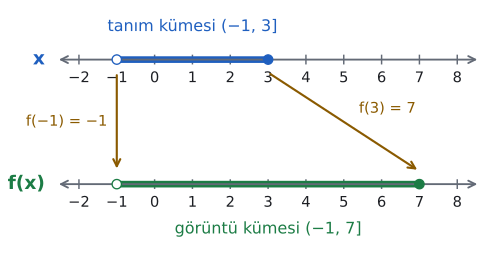

Python code for this plot:
import sys; sys.path.insert(0, "tools")
from cizim import *

# f(x) = 2x + 1, tanım kümesi (−1, 3]. f(−1) = −1 (dahil değil), f(3) = 7 (dahil). Görüntü kümesi (−1, 7].
fig, ax = sekil(6, 3.3)
ax.axis("off"); ax.set_xlim(-2.8, 9.0); ax.set_ylim(-1.3, 3.4)

def dogru(y, a, b, renk, ad):
    ax.annotate("", xy=(b + 0.6, y), xytext=(a - 0.6, y), arrowprops=dict(arrowstyle="<->", color=SOLUK, lw=1.4))
    for t in range(a, b + 1):
        ax.plot([t, t], [y - 0.08, y + 0.08], color=SOLUK, lw=1.1)
        ax.text(t, y - 0.22, str(t).replace("-", "−"), ha="center", va="top", fontsize=11, color=YAZI)
    ax.text(a - 0.9, y, ad, ha="right", va="center", fontsize=14, color=renk, fontweight="bold")

dogru(2.4, -2, 8, MAVI, "x")
dogru(0.0, -2, 8, YESIL, "f(x)")
ax.plot([-1, 3], [2.4, 2.4], color=MAVI, lw=5, solid_capstyle="butt")
nokta(ax, -1, 2.4, renk=MAVI, dolu=False); nokta(ax, 3, 2.4, renk=MAVI)
ax.plot([-1, 7], [0, 0], color=YESIL, lw=5, solid_capstyle="butt")
nokta(ax, -1, 0, renk=YESIL, dolu=False); nokta(ax, 7, 0, renk=YESIL)
for s, h in ((-1, -1), (3, 7)):
    ax.annotate("", xy=(h, 0.25), xytext=(s, 2.15), arrowprops=dict(arrowstyle="->", color=SARI, lw=1.6))
ax.text(-1.25, 1.2, "f(−1) = −1", fontsize=11, color=SARI, ha="right", va="center")
ax.text(5.4, 1.45, "f(3) = 7", fontsize=11, color=SARI, ha="left", va="center")
ax.text(1, 2.95, "tanım kümesi (−1, 3]", fontsize=12, color=MAVI, ha="center")
ax.text(3, -0.95, "görüntü kümesi (−1, 7]", fontsize=12, color=YESIL, ha="center")
kaydet(fig, __file__)
